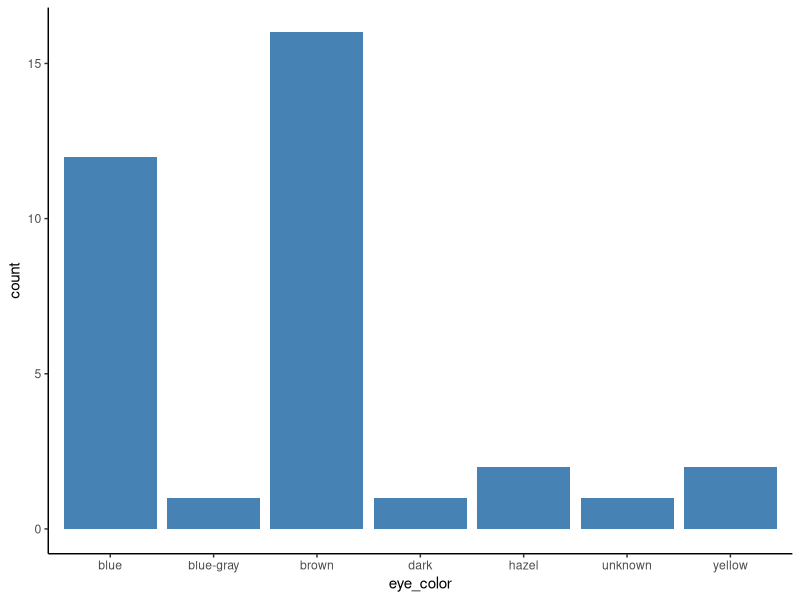
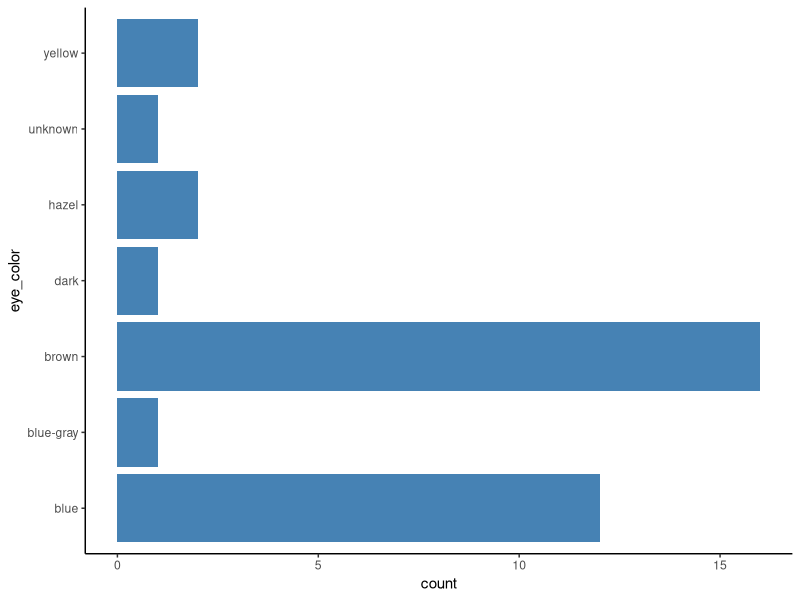
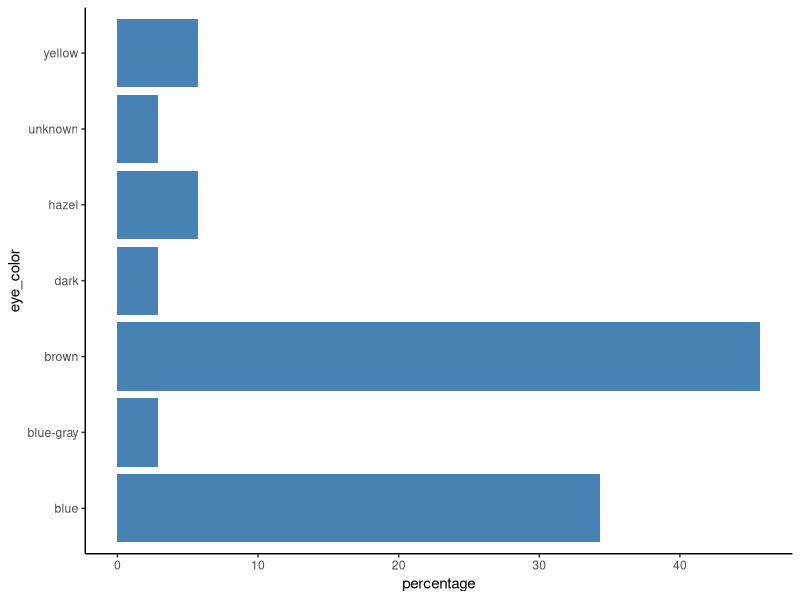
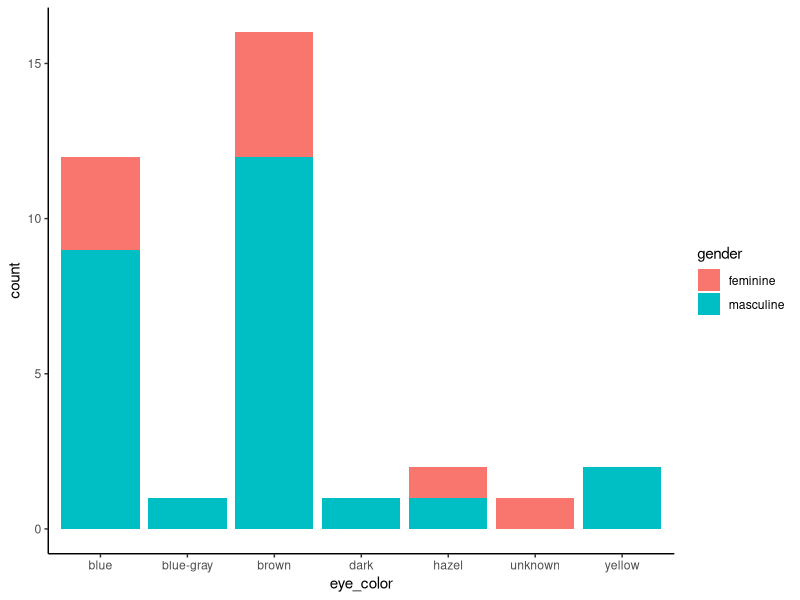
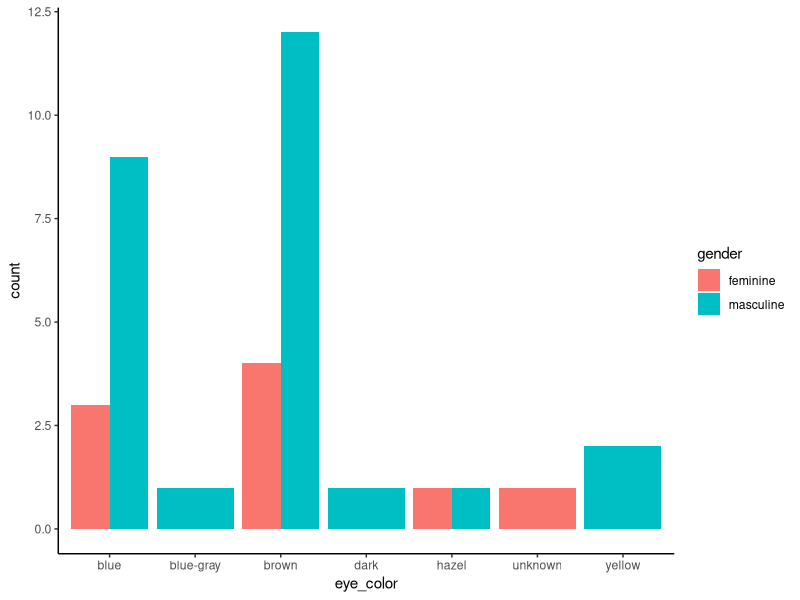
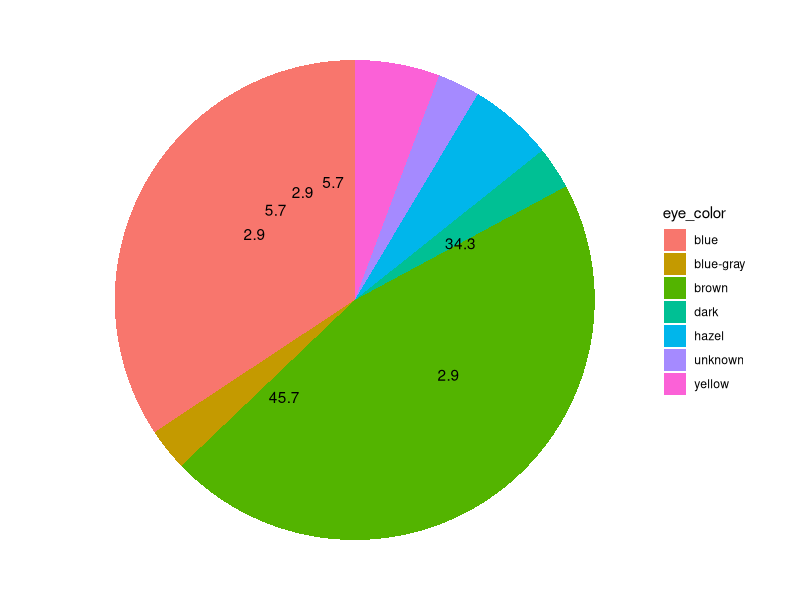
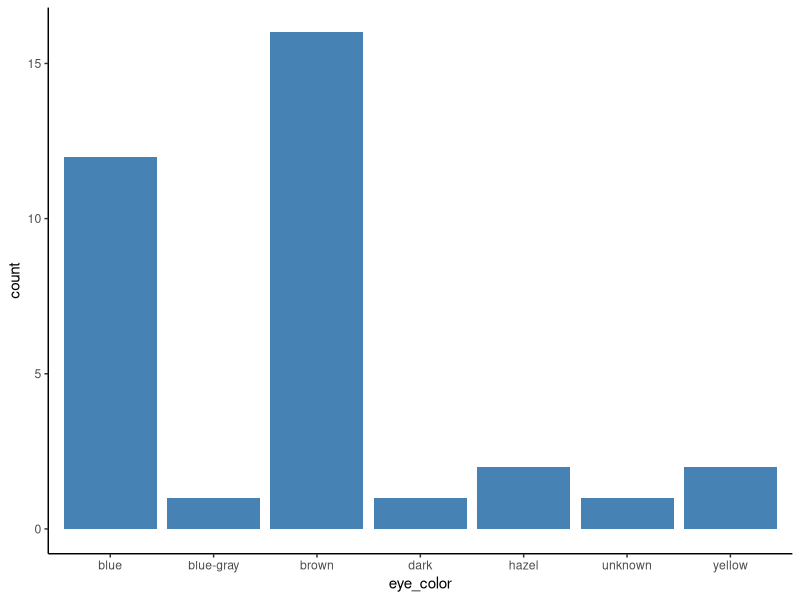
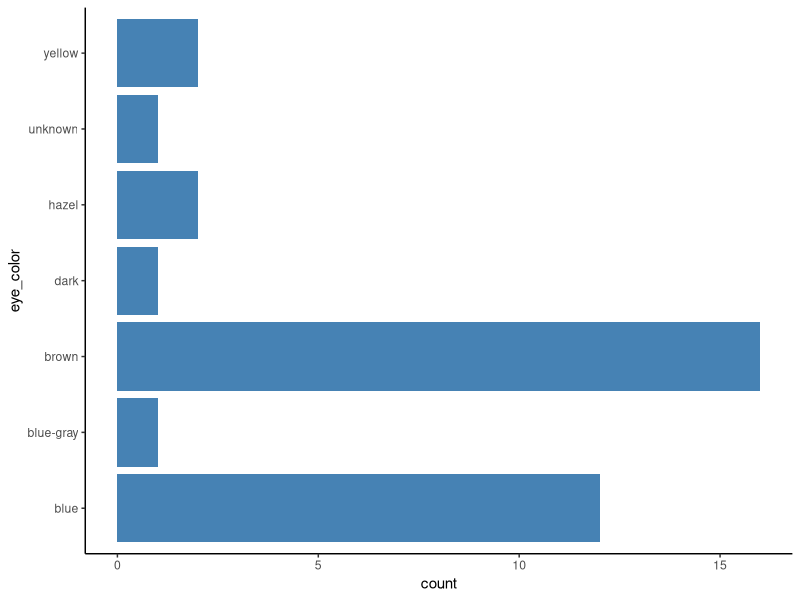

Reproduce these figures in R, in order.
##-----------------------------------------------------
##
## DataViz II: Tortas y barras
## Autor: German A. Gonzalez
## Fecha: Nov-2018
## germangfeler.github.io/datascience/shape-of-you/
##
##-----------------------------------------------------

## Cargamos ggplot2
library(ggplot2)
library(dplyr)

starwars
humans <- filter(starwars, species=="Human")

## Barplot
g <- ggplot(humans, aes(eye_color)) + 
     geom_bar(fill="steelblue") + theme_classic()
g
ggsave(filename="barplot1.png", width=5, height=4)

## Rotamos el gráfico     
g  +  coord_flip()
ggsave(filename="barplot2.png", width=5, height=4)

## Convertimos a porcentaje
humans_pct <- humans %>% 
                group_by(eye_color) %>% 
                count() %>% 
                ungroup() %>% 
                mutate(percentage=`n`/sum(`n`) * 100) 
## Barplot  
g <- ggplot(humans_pct, aes(x=eye_color, y=percentage)) + 
     geom_bar(stat="identity", fill="steelblue") + theme_classic() + coord_flip()
g
ggsave(filename="barplot2_pct.png", width=5, height=4)
  

## Barplot con sexo
g <- ggplot(humans, aes(eye_color)) + 
     geom_bar(aes(fill=gender)) + theme_classic()
g
ggsave(filename="barplot3.png", width=5, height=4)

## Barplot con sexo dodge
g <- ggplot(humans, aes(eye_color)) + 
     geom_bar(aes(fill=gender), position = "dodge") + theme_classic()
g
ggsave(filename="barplot4.png", width=5, height=4)

## Pie chart
g <- ggplot(humans_pct) + 
     geom_bar(aes(x="", y=percentage, fill=eye_color), stat="identity", width = 1)+
     theme_void() + coord_polar("y", start=0) + 
     geom_text(aes(x=1, y = cumsum(percentage) - percentage/2, label=round(percentage,1), 
     label_pos = sum(percentage) - cumsum(percentage) + percentage / 2))
g


 
